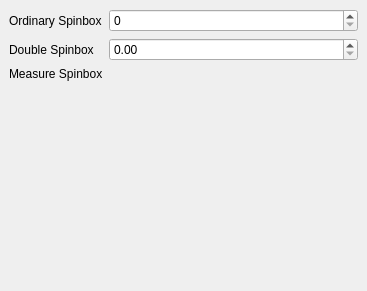
<?xml version="1.0" encoding="UTF-8"?>
<ui version="4.0">
 <class>MainWindow</class>
 <widget class="QMainWindow" name="MainWindow">
  <property name="geometry">
   <rect>
    <x>0</x>
    <y>0</y>
    <width>367</width>
    <height>291</height>
   </rect>
  </property>
  <property name="windowTitle">
   <string>MainWindow</string>
  </property>
  <widget class="QWidget" name="centralwidget">
   <layout class="QFormLayout" name="formLayout">
    <item row="0" column="0">
     <widget class="QLabel" name="OrdinaryLabel">
      <property name="text">
       <string>Ordinary Spinbox</string>
      </property>
     </widget>
    </item>
    <item row="0" column="1">
     <widget class="QSpinBox" name="spinBox"/>
    </item>
    <item row="1" column="0">
     <widget class="QLabel" name="DoubleLabel">
      <property name="text">
       <string>Double Spinbox</string>
      </property>
     </widget>
    </item>
    <item row="1" column="1">
     <widget class="QDoubleSpinBox" name="doubleSpinBox"/>
    </item>
    <item row="2" column="0">
     <widget class="QLabel" name="MeasureLable">
      <property name="text">
       <string>Measure Spinbox</string>
      </property>
     </widget>
    </item>
    <item row="2" column="1">
     <widget class="qMeasureSpinBox" name="measureSpinBox" native="true"/>
    </item>
   </layout>
  </widget>
 </widget>
 <customwidgets>
  <customwidget>
   <class>qMeasureSpinBox</class>
   <extends>QWidget</extends>
   <header>src/qmeasurespinbox.h</header>
   <container>1</container>
  </customwidget>
 </customwidgets>
 <resources/>
 <connections/>
</ui>
